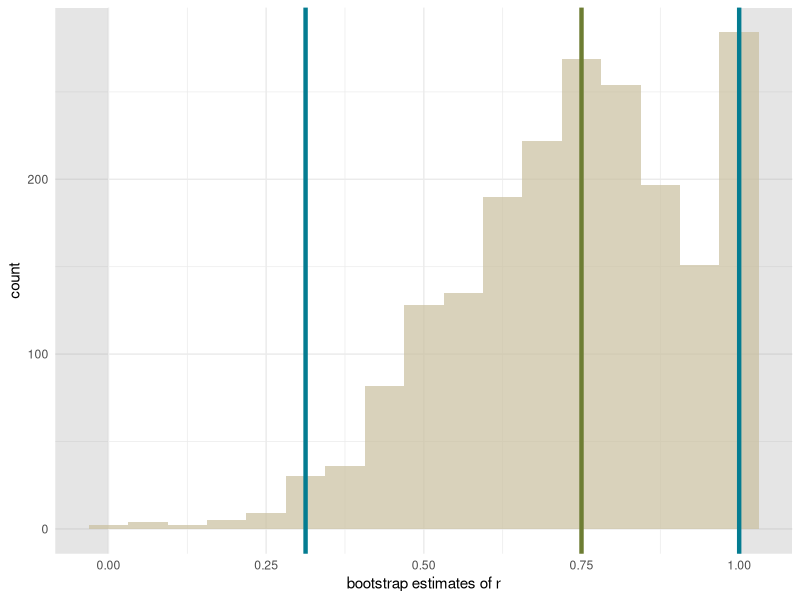
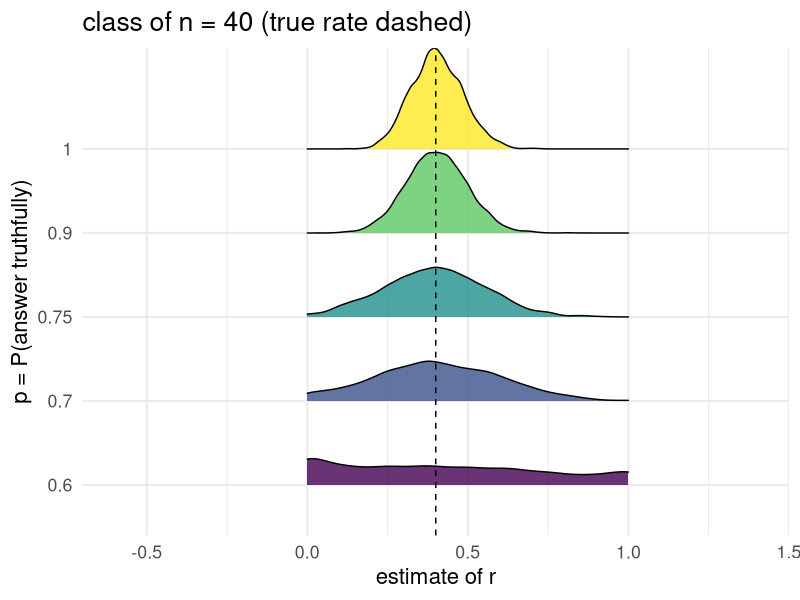
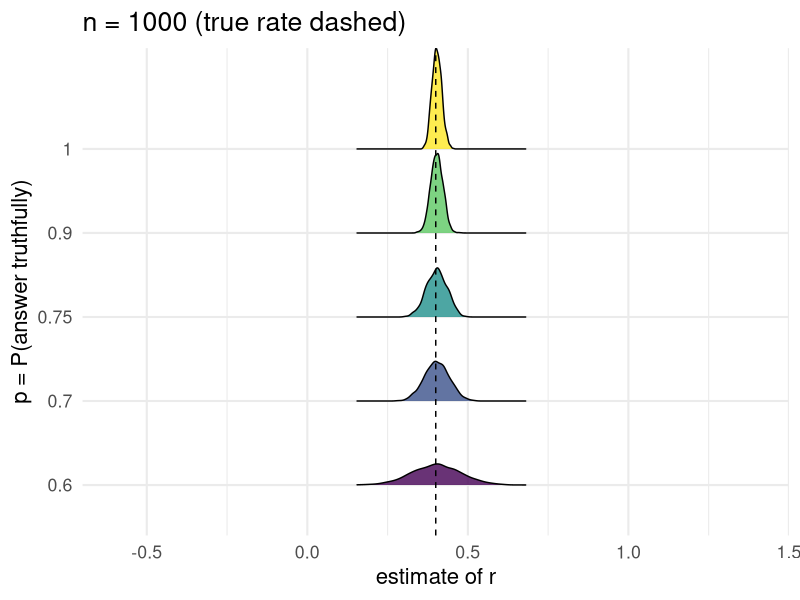

R code for these plots, in order:
## ---- chunk 1
rm(list = ls())
set.seed(3)
library(ggplot2)
library(tidyverse)
library(readr)
library(dplyr)
library(ggridges)

# p = probability of answering truthfully. Set it to the value the class
# chooses (between 0.5 and 1, in hundredths), then re-render.
p <- 0.7
stopifnot(p > 0.5, p <= 1)
# range for the phone random number generator on the class survey slide
rng_max <- if (isTRUE(all.equal(10 * p, round(10 * p)))) 10 else 100
## ---- chunk 2
prior <- 0.30   # professor's guess before seeing your answer
                # p = probability of answering truthfully

# P(true answer is Yes | reported Yes), by Bayes' rule
prior * p / (prior * p + (1 - prior) * (1 - p))
## ---- chunk 3
reported_yes_rate <- function(r, p) r * p + (1 - r) * (1 - p)
reported_yes_rate(r = c(0, 0.5, 1), p = p)
## ---- chunk 4
# enter today's poll counts here
n_yes <- 24
n_no  <- 16

reports <- c(rep(1, n_yes), rep(0, n_no))   # 1 = reported "Yes"
n <- length(reports)
n
## ---- chunk 5
yes_prop <- mean(reports)
yes_prop
## ---- chunk 6
rr_estimate <- function(reports, p) {
  min(max((mean(reports) - (1 - p)) / (2 * p - 1), 0), 1)   # clip to [0, 1]
}

r_hat <- rr_estimate(reports, p)
r_hat
## ---- chunk 7
r_hat_clipped <- min(max(r_hat, 0), 1)
r_hat_clipped
## ---- chunk 8
boot_sample <- sample(reports,
                      size = length(reports),
                      replace = TRUE)   # one bootstrap sample
mean(boot_sample)                       # its proportion of "Yes"
rr_estimate(boot_sample, p)             # its estimate of r
## ---- chunk 9
n_bootstrap <- 2e3
bootstrap_r_hats <- numeric(n_bootstrap)

for (rep_id in 1:n_bootstrap) {
  boot_sample <- sample(reports,
                        size = length(reports),
                        replace = TRUE)
  bootstrap_r_hats[rep_id] <- rr_estimate(boot_sample, p)
}

boot_se <- sd(bootstrap_r_hats)
boot_se
## ---- chunk 10
sd(bootstrap_r_hats)   # undo the factor of 1 / (2p - 1)
sqrt(yes_prop * (1 - yes_prop) / n)
## ---- chunk 11
lower_bound <- quantile(bootstrap_r_hats, 0.025)
higher_bound <- quantile(bootstrap_r_hats, 0.975)

# a proportion must lie in [0, 1], so clip
ci <- c(max(lower_bound, 0), min(higher_bound, 1))
round(ci, 2)
## ---- chunk 12
#| fig-width: 6.5
#| fig-height: 4.5
ggplot(tibble(bootstrap_r_hats = bootstrap_r_hats)) +
  annotate("rect", xmin = -Inf, xmax = 0, ymin = -Inf, ymax = Inf,
           fill = "grey60", alpha = 0.25) +
  annotate("rect", xmin = 1, xmax = Inf, ymin = -Inf, ymax = Inf,
           fill = "grey60", alpha = 0.25) +
  geom_histogram(aes(x = bootstrap_r_hats),
                 binwidth = 1 / (n * (2 * p - 1)), center = r_hat,
                 alpha = 0.7, fill = "#C9BF9D") +
  geom_vline(xintercept = lower_bound, color = "#047C91", linewidth = 1.5) +
  geom_vline(xintercept = higher_bound, color = "#047C91", linewidth = 1.5) +
  geom_vline(xintercept = r_hat, color = "#6D7D33", linewidth = 1.5) +
  labs(x = "bootstrap estimates of r", y = "count") +
  theme_minimal()
## ---- chunk 13
pop_size <- 20000
true_rate <- 0.4
student_pop <- tibble(ID = 1:pop_size,
                      has_lied = rbinom(pop_size, 1, true_rate))
mean(student_pop$has_lied)
## ---- chunk 14
one_rr_survey <- function(pop, n, p = p) {
  truth  <- sample(pop$has_lied, size = n)      # who is in class
  draw   <- rbinom(n, 1, p)                     # 1 = truth, 0 = flip
  report <- ifelse(draw == 1, truth, 1 - truth) # all we ever see
  rr_estimate(report, p)
}

one_rr_survey(student_pop, n = n, p = p)
## ---- chunk 15
n_sim <- 2e3
# replicate() repeats the survey n_sim times
sim_r_hats <- replicate(n_sim, one_rr_survey(student_pop, n = n, p = p))

mean(sim_r_hats)   # close to true_rate = 0.4: no systematic bias
sd(sim_r_hats)     # the true standard error of r_hat
boot_se            # our bootstrap estimate from one class
## ---- chunk 16
simulate_tradeoff <- function(n, p_values = sort(unique(c(p, 0.6, 0.75, 0.9, 1)))) {
  results <- tibble()
  for (p_val in p_values) {
    r_hats <- replicate(n_sim, one_rr_survey(student_pop, n = n, p = p_val))
    results <- bind_rows(results, tibble(p = p_val, r_hat = r_hats))
  }
  results
}

tradeoff_class <- simulate_tradeoff(n = n)

tradeoff_class |>
  group_by(p) |>
  summarize(sd_r_hat = sd(r_hat)) |>   # accuracy: standard error of r_hat
  mutate(yes_ratio = p / (1 - p))      # privacy: how much a "Yes" reveals
## ---- chunk 17
#| fig-width: 12
#| fig-height: 4
#| out-width: "90%"
plot_tradeoff <- function(results, title) {
  # stat = "density" picks a separate bandwidth for each ridge
  ggplot(results, aes(x = r_hat, y = factor(p), fill = factor(p),
                      height = after_stat(density))) +
    geom_density_ridges(stat = "density", alpha = 0.8, scale = 1.2) +
    geom_vline(xintercept = true_rate, linetype = "dashed") +
    scale_fill_viridis_d() +
    coord_cartesian(xlim = c(-0.6, 1.4)) +
    labs(x = "estimate of r", y = "p = P(answer truthfully)",
         title = title) +
    theme_minimal(base_size = 16) +
    theme(legend.position = "none")
}

plot_tradeoff(tradeoff_class, paste0("class of n = ", n, " (true rate dashed)"))
## ---- chunk 18
tradeoff_1000 <- simulate_tradeoff(n = 1000)
## ---- chunk 19
#| fig-width: 12
#| fig-height: 4
#| out-width: "90%"
plot_tradeoff(tradeoff_1000, "n = 1000 (true rate dashed)")
